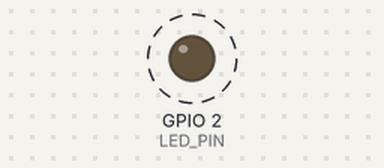
Bench run of a program on a simulated ESP32. Shown: output pins drawn as LEDs (lit = HIGH). Dashed ring = blinking. Random numbers use the default seed unless the program sets one; what the program prints to the serial monitor is not drawn.

Above: at 0.55 s.
Timing chart, 0 to 3.3 s (numbered marks = the images above):
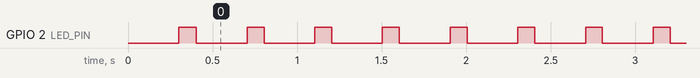

Measured:
- by itself, GPIO 2 (LED_PIN): alternates HIGH for 0.10 s and LOW for 0.30 s

The program:

main.cpp
```cpp
#include <Arduino.h>

/**
 * SolarMesh Node — solar-powered Meshtastic infrastructure node (MVP).
 * Production: charge controller telemetry + deep sleep duty cycle + LoRa beacon.
 */

constexpr int LED_PIN = 2;
constexpr float FULL_BATTERY_V = 4.15f;

float batteryV = 3.95f;
uint32_t sleepSec = 30;
uint32_t beacons = 0;

void setup() {
  pinMode(LED_PIN, OUTPUT);
  Serial.begin(115200);
  delay(300);
  Serial.println(F("SolarMesh Node — install-and-forget mesh infra (sim)"));
}

void loop() {
  // Solar charge / drain model
  float solar = (float)random(0, 100) / 100.0f;
  batteryV += (solar > 0.4f ? 0.01f : -0.005f);
  if (batteryV > FULL_BATTERY_V) batteryV = FULL_BATTERY_V;
  if (batteryV < 3.3f) batteryV = 3.3f;

  // Adaptive sleep: lower battery → longer sleep
  sleepSec = batteryV < 3.6f ? 120 : 30;
  beacons++;

  digitalWrite(LED_PIN, HIGH);
  Serial.printf(
      "{\"beacon\":%lu,\"battery_v\":%.2f,\"solar\":%.2f,\"sleep_s\":%lu}\n",
      (unsigned long)beacons,
      batteryV,
      solar,
      (unsigned long)sleepSec);
  delay(100);
  digitalWrite(LED_PIN, LOW);

  // Deep sleep stand-in
  delay(sleepSec * 10); // scaled down for serial demo (real: esp_deep_sleep)
}
```
